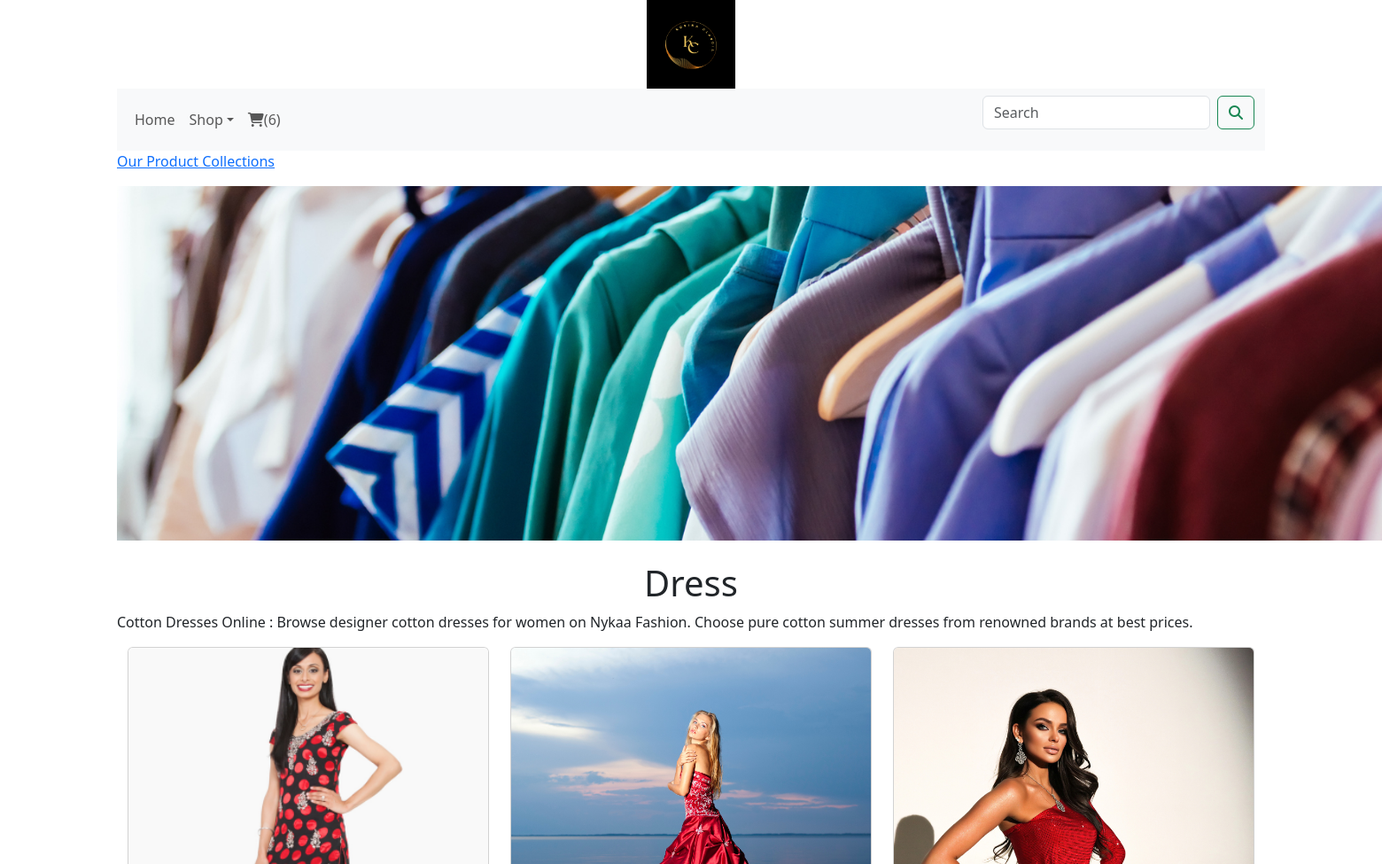
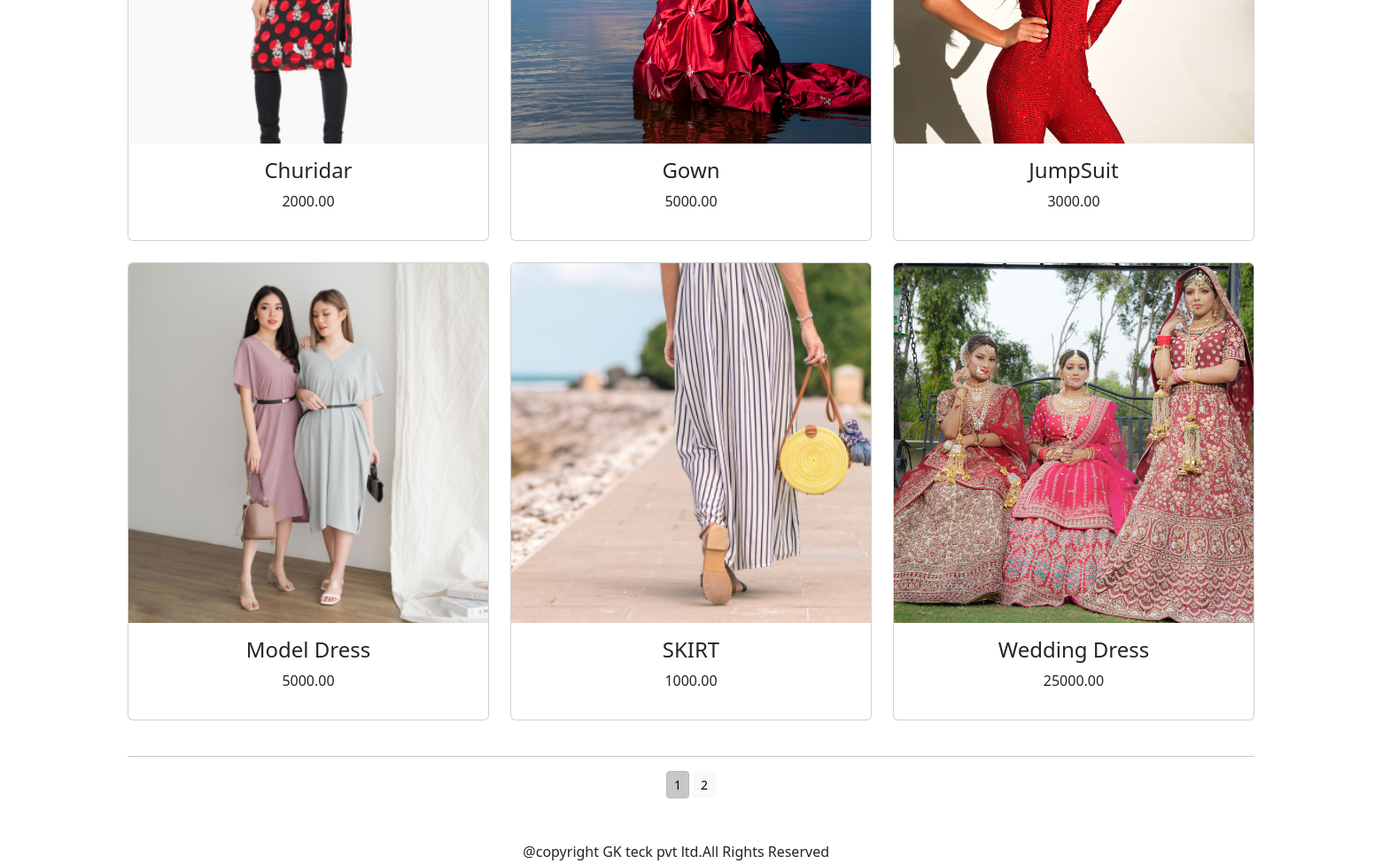
/shop/dress/, run on the app's committed database (2 pictures, top to bottom).
### shop/models.py (models this page shows, shortened)
class Category(models.Model):
    name=models.CharField(max_length=250,unique=True)
    slug=models.SlugField(max_length=250,unique=True)
    description=models.TextField(blank=True)
    image=models.ImageField(upload_to='category',blank=True)
    class Meta:
        ordering=('name',)
        verbose_name='category'
        verbose_name_plural='categories'
    def get_url(self):
        return reverse('shop:product_by_category',args=[self.slug])

class Product(models.Model):
    name=models.CharField(max_length=250,unique=True)
    slug=models.SlugField(max_length=250,unique=True)
    description=models.TextField(blank=True)
    price=models.DecimalField(max_digits=10,decimal_places=2)
    category=models.ForeignKey(Category, on_delete=models.CASCADE)
    image=models.ImageField(upload_to='product',blank=True)
    stock=models.IntegerField()
    available=models.BooleanField(default=True)
    created=models.DateTimeField(auto_now_add=True)
    updated=models.DateTimeField(auto_now=True)
    def get_url(self):
        return reverse('shop:prodCatdetail',args=[self.category.slug,self.slug])
    class Meta:
        ordering=('name',)
        verbose_name='product'
        verbose_name_plural='product'

### shop/views.py (the view)
# urls.py: path('',views.allProdCat,name='allProdCat'),
def allProdCat(request,c_slug=None):
    c_page=None
    products_list=None
    if c_slug!=None:
        c_page=get_object_or_404(Category,slug=c_slug)
        products_list=Product.objects.all().filter(category=c_page,available=True)
    else:
        products_list=Product.objects.all().filter(available=True)
    paginator=Paginator(products_list,6)
    try:
        page=int(request.GET.get('page','1'))
    except:
        page=1
    try:
        products=paginator.page(page)
    except (EmptyPage, InvalidPage):
        products=paginator.page(paginator.num_pages)
    return render(request,"category.html",{'category':c_page,'products':products})

### cart/context_processors.py (called while the page is built)
def counter(request):
    item_count=0
    if 'admin' in request.path:
        return {}
    else:
       try:
           cart=Cart.objects.filter(cart_id=_cart_id(request))
           car_items=CartItem.objects.all().filter(cart=cart[:1])
           for cart_item in car_items:
               item_count += cart_item.quantity
       except Cart.DoesNotExist:
           item_count=0
    return dict(item_count=item_count)

### cart/views.py (called while the page is built)
def _cart_id(request):
    cart=request.session.session_key
    if not cart:
        cart=request.session.create()
    return Cart

### shop/context_processors.py (called while the page is built)
def menu_links(request):
    links=Category.objects.all()
    return dict(links=links)

### templates/category.html (shortened to what this page needs)
{% extends 'base.html' %}
{% load static %}
{% block content %}
    {% if category %}
    <div>
        <div class="row my_row_class">
            <div class="mx-auto">
                <p>
                    <a href="{% url 'shop:allProdCat' %}">Our Product Collections</a>
                </p>
            </div>
        </div>
    </div>
    {% endif %}
    <div class="mx-auto">
        {% if category %}
        <img class="my_image" src="{{category.image.url}}" alt="{{category.name}}" width="1800;" height="400;">
    </div>
    <br>
    <div>
        <h1 class="text-center my_title">{{category.name}}</h1>
        <p class="text-justify">{{category.description}}</p>
    </div>
    {% endif %}
<div class="container">
    <div class="row mx_auto">
        {% for product in products.object_list %}
        <div class="my_bottom_margin col-9 col-sm-12 col-md-4  xol-lg-4">
            <div class="card text-center" style="min-width:18rem;">
                <a href="{{product.get_url}}"><img class="card-img-top my_image" src="{{product.image.url}}" alt="{{product.name}}"></a>
                <div class="card-body">
                   <h4>{{product.name}}</h4>
                   <p>{{product.price}}</p>
                </div>
            </div>
            <br>
        </div>
        {% endfor %}
    </div>
    <div class="mx-auto">
        {% if products.paginator.num_pages > 1 %}
       <hr>
        <div class="text-center">
            {% for pg in products.paginator.page_range %}
            <a href="?page={{pg}}" class="btn btn-light btn-sm {% if products.number == pg %} active {% endif %}">{{pg}}</a>
            {% endfor %}
        </div>
        {% endif %}
    </div>
    <br>
</div>
{% endblock %}

### data on the page
Category: image (picture), name "Dress", description "Cotton Dresses Online : Browse designer cotton dresses for women on Nykaa Fashion. Choose pure cotton summer dresses from renowned brands at best prices."
Product: image (picture), name "Churidar", price "2000.00"
Product: image (picture), name "Gown", price "5000.00"
Product: image (picture), name "JumpSuit", price "3000.00"
Product: image (picture), name "Model Dress", price "5000.00"
Product: image (picture), name "SKIRT", price "1000.00"
Product: image (picture), name "Wedding Dress", price "25000.00"

### other printed values
{{ item_count }} "6"
{{ pg }} "1" "2"
